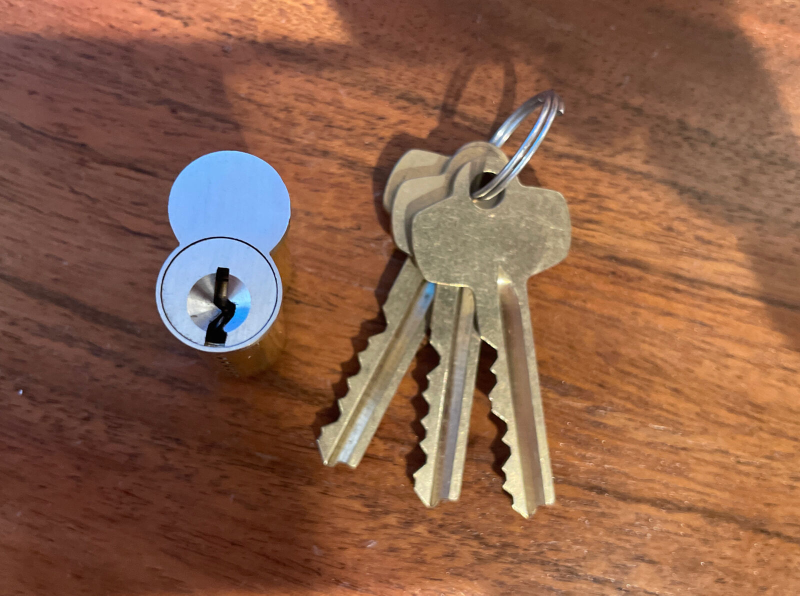
#> input picture dataset/images/lock10.png, 1600 x 1191 px, given as the content of the folder ./dataset/images/training, which was not available (shown at 1/2 size)
$ jupyter execute --allow-errors LockSegment.ipynb   (shell and % lines are left out)
#> lines starting #> are read from the running program, lines starting #| are printed output that depends on the picture; after the words box and inside, x2 and y2 are one past the last pixel; in counts of white or black regions, pixels touching at a corner belong together; pictures that were not available may be replaced by others from this repository, and a replacement may not be noted
[cell 1]
import cv2

[cell 2]
import os
os.environ['CUDA_VISIBLE_DEVICES'] = '0'

import keras
import numpy as np
import matplotlib.pyplot as plt
import albumentations as A

import random

[cell 3]
x_train_dir = os.path.join("./dataset/images/", 'training')
x_valid_dir = os.path.join("./dataset/images/", 'validation')
x_test_dir = os.path.join("./dataset/images/", 'testing')

y_train_dir = os.path.join("./dataset/annotations/", 'training')
y_valid_dir = os.path.join("./dataset/annotations/", 'validation')
y_test_dir = os.path.join("./dataset/annotations/", 'testing')

[cell 4]
# helper function for data visualization
def visualize(**images):
    """PLot images in one row."""
    n = len(images)
    plt.figure(figsize=(16, 5))
    for i, (name, image) in enumerate(images.items()):
        plt.subplot(1, n, i + 1)
        plt.xticks([])
        plt.yticks([])
        plt.title(' '.join(name.split('_')).title())
        plt.imshow(image)
    plt.show()

# helper function for data visualization
# [7 lines left out: function denormalize, not called in this run]


# classes for data loading and preprocessing
class Dataset:
    """CamVid Dataset. Read images, apply augmentation and preprocessing transformations.

    Args:
        images_dir (str): path to images folder
        masks_dir (str): path to segmentation masks folder
        class_values (list): values of classes to extract from segmentation mask
        augmentation (albumentations.Compose): data transfromation pipeline
            (e.g. flip, scale, etc.)
        preprocessing (albumentations.Compose): data preprocessing
            (e.g. noralization, shape manipulation, etc.)

    """

    CLASSES = ['void','keyway']

    def __init__(
            self,
            images_dir,
            masks_dir,
            classes=None,
            augmentation=None,
            preprocessing=None,
    ):
        self.ids = os.listdir(images_dir)
        self.images_fps = [os.path.join(images_dir, image_id) for image_id in self.ids]
        self.masks_fps = [os.path.join(masks_dir, image_id) for image_id in self.ids]

        # convert str names to class values on masks
        self.class_values = [self.CLASSES.index(cls.lower()) for cls in classes]

        self.augmentation = augmentation
        self.preprocessing = preprocessing

    def __getitem__(self, i):

        # read data
#> called with i = 0
        image = cv2.imread(self.images_fps[i])
#> image is the input picture: shape (1191, 1600, 3); mean B, G, R 73.5, 95.7, 137.7
        image = cv2.cvtColor(image, cv2.COLOR_BGR2RGB)
        mask = cv2.imread(self.masks_fps[i], 1)

        # we only care about blue channel for label
        blue, green, red = cv2.split(mask)
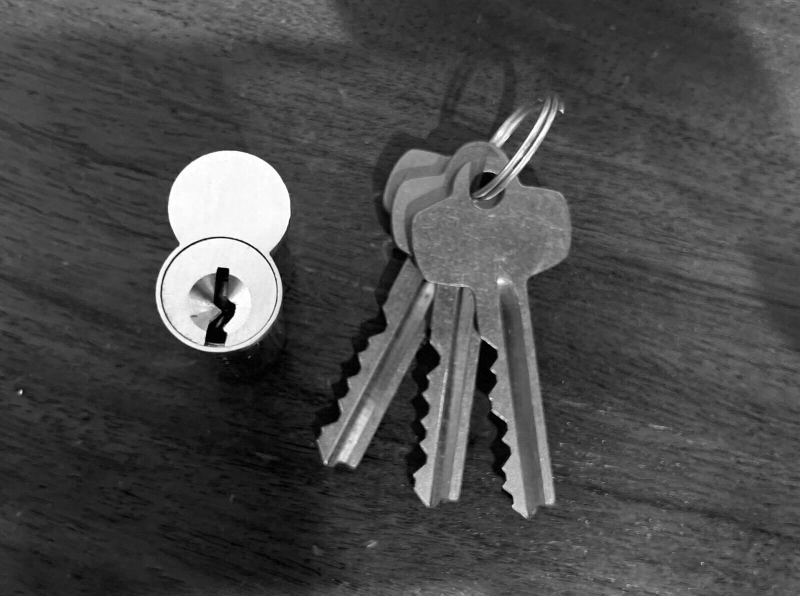
#> blue: shape (1191, 1600) (shown at 1/2 size); min 0, max 255, mean 73.5
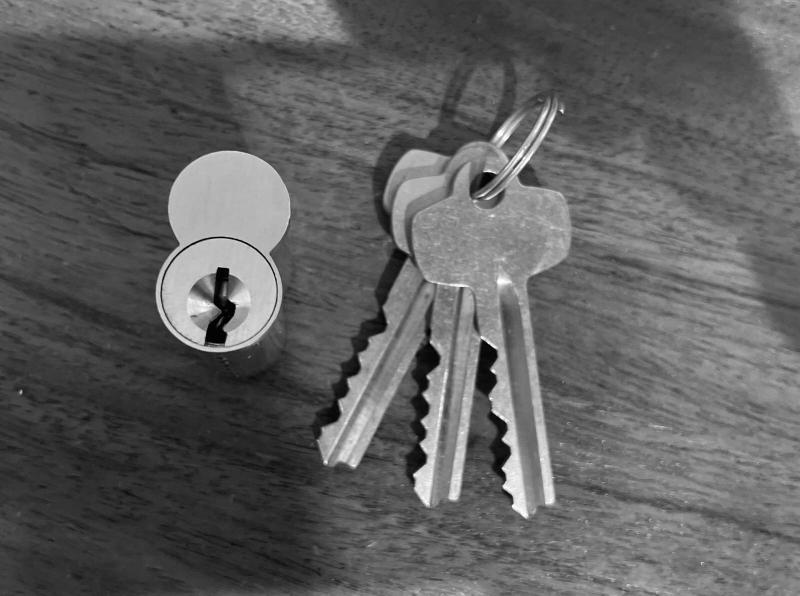
#> green: shape (1191, 1600) (shown at 1/2 size); min 0, max 255, mean 95.7
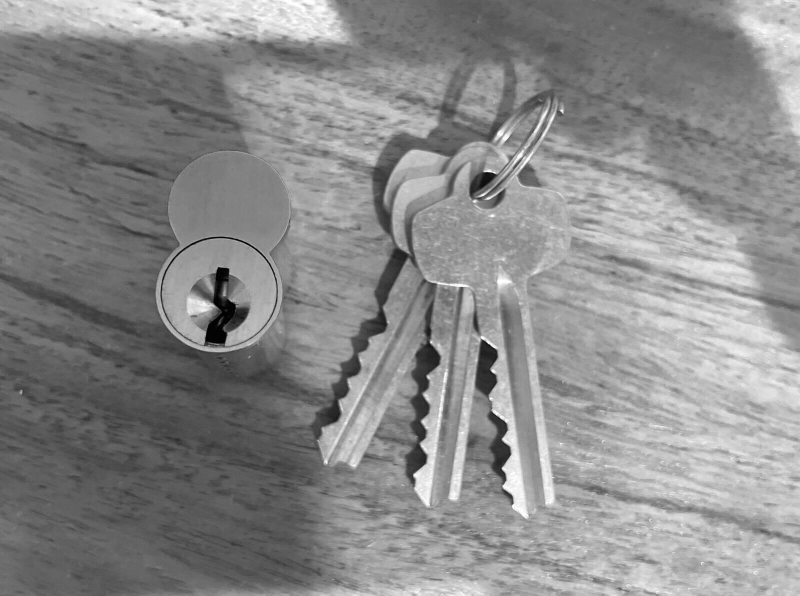
#> red: shape (1191, 1600) (shown at 1/2 size); min 0, max 255, mean 137.7
        mask = cv2.merge([blue])

        # extract certain classes from mask (e.g. cars)
        masks = [(mask == v) for v in self.class_values]
#> masks = 2 items
        mask = np.stack(masks, axis=-1).astype('float')

        # add background if mask is not binary
        if mask.shape[-1] != 1:
            background = 1 - mask.sum(axis=-1, keepdims=True)
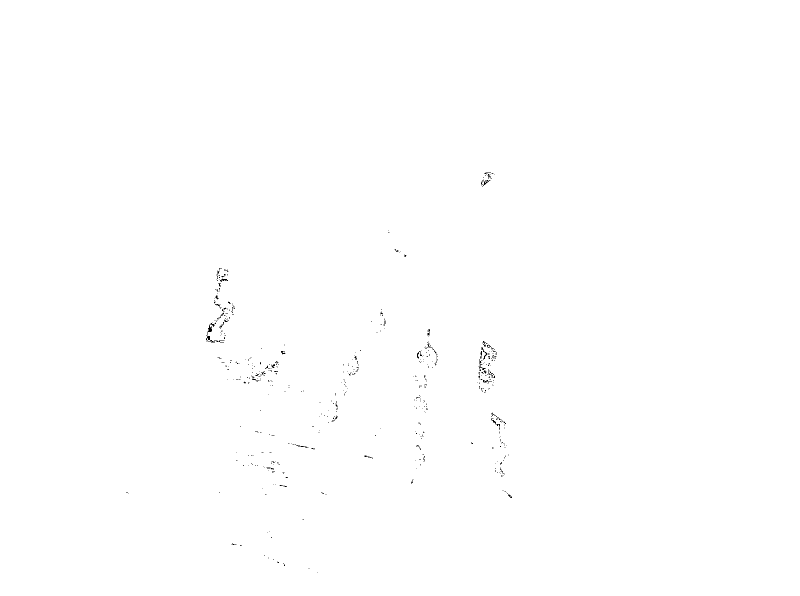
#> background: shape (1191, 1600, 1) float64 (shown at 1/2 size); values 0 (black) and 1 (white), 99.8% white; black in thin lines or dots, all inside (x1, y1, x2, y2) = (252, 345, 1024, 1145)
            mask = np.concatenate((mask, background), axis=-1)
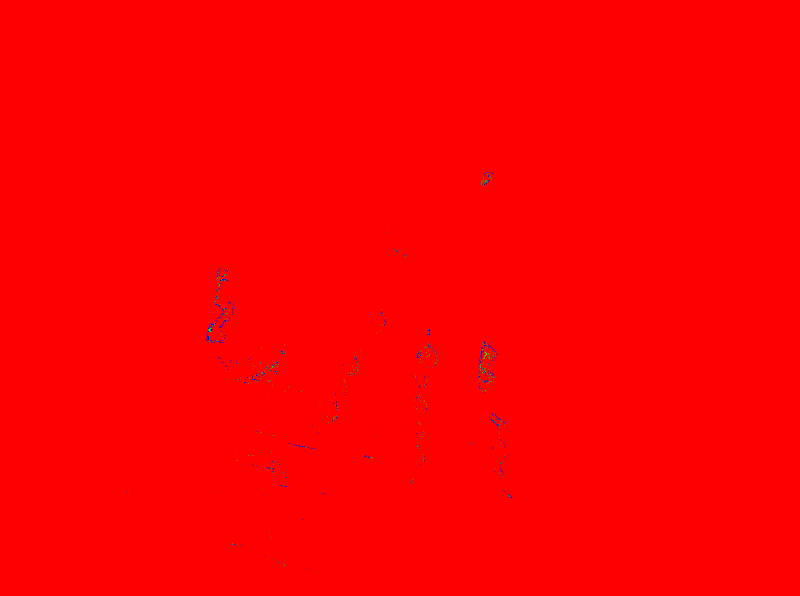
#> mask: shape (1191, 1600, 3) float64 (shown at 1/2 size); mean of channels 0, 1, 2 0.000997, 0.000609, 0.998; drawn as B, G, R

        # apply augmentations
        if self.augmentation:
            sample = self.augmentation(image=image, mask=mask)
            image, mask = sample['image'], sample['mask']

        # apply preprocessing
        if self.preprocessing:
            sample = self.preprocessing(image=image, mask=mask)
            image, mask = sample['image'], sample['mask']

        return image, mask

    def __len__(self):
        return len(self.ids)


class Dataloder(keras.utils.Sequence):
    """Load data from dataset and form batches

    Args:
        dataset: instance of Dataset class for image loading and preprocessing.
        batch_size: Integet number of images in batch.
        shuffle: Boolean, if `True` shuffle image indexes each epoch.
    """

    # [21 lines left out: functions __init__, __getitem__, not called in this run]

    def __len__(self):
        """Denotes the number of batches per epoch"""
        return len(self.indexes) // self.batch_size

    # [4 lines left out: function on_epoch_end, not called in this run]

[cell 5]
# Lets look at data we have
dataset = Dataset(x_train_dir, y_train_dir, classes=['void','keyway'])

image, mask = random.choice(dataset)# get some sample
visualize(
    image=image,
    keyway_mask=mask[..., 1].squeeze()
)
#> in visualize, `plt.show()`:
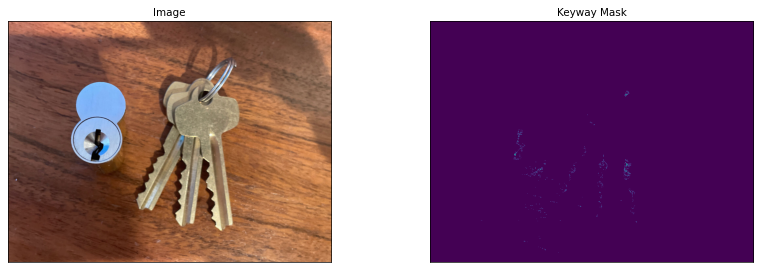
#> figure drawn by matplotlib, 2 panels

[cell 6]
width = 384

# define heavy augmentations
def get_training_augmentation():
    train_transform = [
        A.ShiftScaleRotate(p=1),
        A.RandomBrightnessContrast(p=0.8),
        A.LongestMaxSize(int(width * 1.5)),
        A.PadIfNeeded(width, width),
        A.RandomCrop(width=width, height=width),

    ]
    return A.Compose(train_transform)


def get_validation_augmentation():
    """Add paddings to make image shape divisible by 32"""
    test_transform = [
        A.LongestMaxSize(int(width*1.5)),
        A.PadIfNeeded(width, width),
        A.RandomCrop(width=width, height=width),
    ]
    return A.Compose(test_transform)

# [15 lines left out: function get_preprocessing, not called in this run]

#> (a cell that did not finish here is left out)

[cell 8]
import segmentation_models as sm

[cell 9]
BACKBONE = 'resnet18'
BATCH_SIZE = 4
CLASSES = ['keyway']
LR = 0.0001
EPOCHS = 30

#> (the rest of this cell did not finish here and is left out)

[cell 10]
# define network parameters
n_classes = 1 if len(CLASSES) == 1 else (len(CLASSES) + 1)  # case for binary and multiclass segmentation
activation = 'sigmoid' if n_classes == 1 else 'softmax'

[cell 11]
sm.Unet(BACKBONE)
#> (this line was passed over: segmentation_models is not available in this run)

#> (a cell that did not finish here is left out)

#> (a cell that did not finish here is left out)

#> (a cell that did not finish here is left out)

#> (a cell that did not finish here is left out)

[cell 16]
# Plot training & validation iou_score values
plt.figure(figsize=(30, 5))
plt.subplot(121)
#> (the rest of this cell did not finish here and is left out)

#> (a cell that did not finish here is left out)

#> (a cell that did not finish here is left out)

#> (a cell that did not finish here is left out)

#> (a cell that did not finish here is left out)

#> (a cell that did not finish here is left out)

[cell 22]
cv2.destroyAllWindows()

[cell 23]
sc1 = cv2.imread("./refrence/test.png")
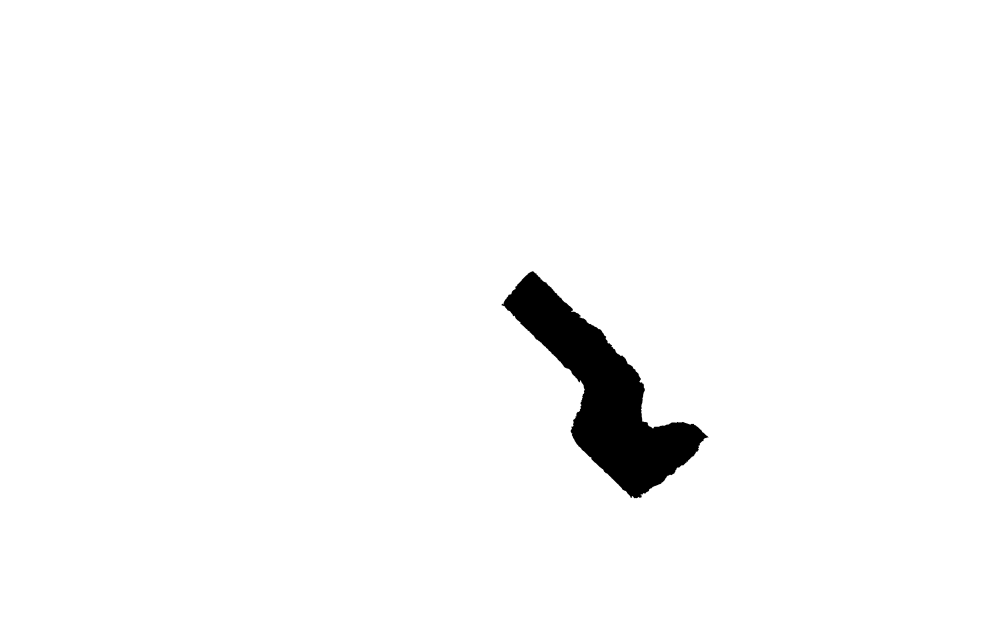
#> input picture refrence/test.png, 2948 x 1913 px (shown at 1/3 size)
#> sc1 is the input picture: shape (1913, 2948, 3); min 0, max 255, mean 248.8
sc1 = cv2.cvtColor(sc1, cv2.COLOR_BGR2GRAY)
#> sc1: shape (1913, 2948)
sc1 = cv2.threshold(sc1,128,255,cv2.THRESH_BINARY_INV)[1]
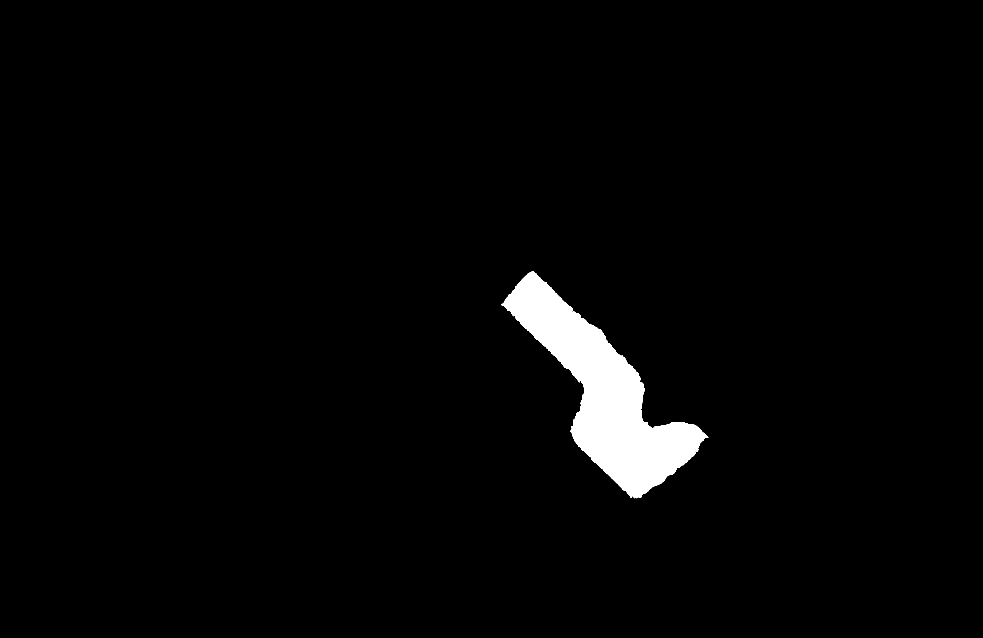
#> sc1: shape (1913, 2948) (shown at 1/3 size); 2.4% white; 1 white region, box (x1, y1, x2, y2) and area: (1505, 814, 2125, 1495) 137878

[cell 24]
cv2.imwrite("test.png",sc1)
#> Out = True

[cell 25]
# This programs calculates the orientation of an object.
# The input is an image, and the output is an annotated image
# with the angle of otientation for each object (0 to 180 degrees)

import cv2 as cv
from math import atan2, cos, sin, sqrt, pi
import numpy as np

# Load the image
img = cv.imread("./refrence/test.png")

# Was the image there?
if img is None:
  print("Error: File not found")
  exit(0)

# Convert image to grayscale
gray = cv.cvtColor(img, cv.COLOR_BGR2GRAY)

# Convert image to binary
_, bw = cv.threshold(gray, 50, 255, cv.THRESH_BINARY | cv.THRESH_OTSU)
#> bw: shape (1913, 2948); 97.6% white; 1 black region

# Find all the contours in the thresholded image
contours, _ = cv.findContours(bw, cv.RETR_LIST, cv.CHAIN_APPROX_NONE)
#> contours = 3 contours, 1 with area under 20; largest, box (x1, y1, x2, y2) and area: (0, 0, 2948, 1913) 5634664, (1504, 813, 2126, 1496) 138812

for i, c in enumerate(contours):

  # Calculate the area of each contour
  area = cv.contourArea(c)

  print(area)

  # cv.minAreaRect returns:
  # (center(x, y), (width, height), angle of rotation) = cv2.minAreaRect(c)
  rect = cv.minAreaRect(c)
  box = cv.boxPoints(rect)
  box = np.int0(box)

  # Retrieve the key parameters of the rotated bounding box
  center = (int(rect[0][0]),int(rect[0][1]))
  width = int(rect[1][0])
  height = int(rect[1][1])
  angle = int(rect[2])


  if width < height:
    angle = 90 - angle
  else:
    angle = -angle

  label = "  Rotation Angle: " + str(angle) + " degrees"
  textbox = cv.rectangle(img, (center[0]-35, center[1]-25),
    (center[0] + 295, center[1] + 10), (255,255,255), -1)
  #cv.putText(img, label, (center[0]-50, center[1]),  cv.FONT_HERSHEY_SIMPLEX, 0.7, (0,0,0), 1, cv.LINE_AA)
  cv.drawContours(img,[box],0,(0,0,255),2)
#> this loop made 3 passes
#> (area, rect, box, center, width, height, angle, label) on passes 2 to 3: (138812.5, ((1765.1, 1160.6), (295.3, 738.9), -45.09), [[1922, 1526], [1399, 1004], [1607, 795], [2130, 1316]], (1765, 1160), 295, 738, 135, '  Rotation Angle: 135 degrees'), (5634664, ((1473.5, 956), (1912, 2947), -90), [[2947, 1912], [0, 1912], [0, 0], [2947, 0]], (1473, 956), 1912, 2947, 180, '  Rotation Angle: 180 degrees')
#| 2.0
#| 138812.5
#| 5634664.0
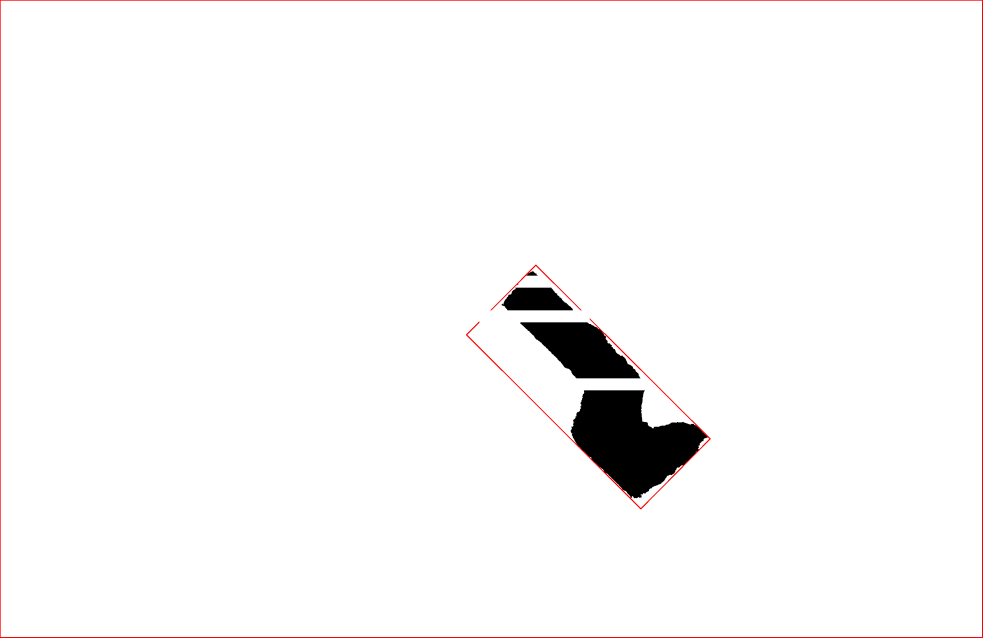
#> img: shape (1913, 2948, 3) (shown at 1/3 size); mean B, G, R 248.3, 248.3, 249.5

# Save the output image to the current directory
cv.imwrite("test.png", img)
#> Out = True
